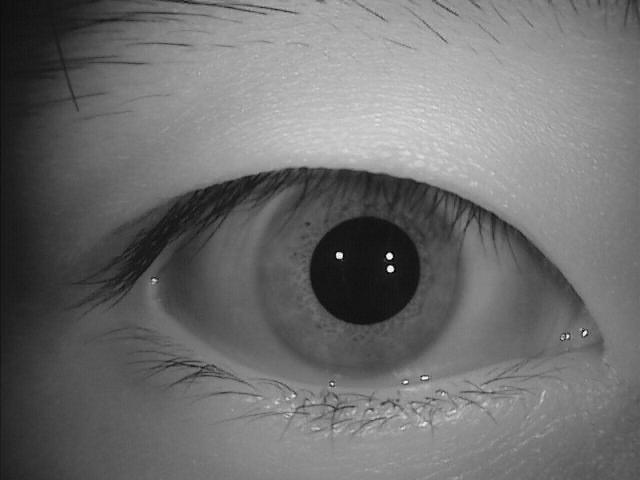
#> input picture Iris-Based Authentication and Key Agreement With Updatable Blind Credentials Complete Project src code/images/S2002R20.jpg, 640 x 480 px, found by its file name
$ python iris_recognition.py
#> lines starting #> are read from the running program, lines starting #| are printed output that depends on the picture; after the words box and inside, x2 and y2 are one past the last pixel; in counts of white or black regions, pixels touching at a corner belong together
import cv2
import numpy as np
import hashlib
from skimage.filters import gabor
import matplotlib.pyplot as plt

# Step 1: Load and preprocess the iris image
def preprocess_iris_image(image_path):
    # Read the image
#> called with image_path = 'images\\S2002R20.jpg'
    img = cv2.imread(image_path, cv2.IMREAD_GRAYSCALE)
#> img is the input picture: shape (480, 640); min 0, max 255, mean 110

    # Perform Gaussian blur to reduce noise
    blurred_img = cv2.GaussianBlur(img, (5, 5), 0)

    # Thresholding to isolate the iris (simplified, actual methods use segmentation algorithms)
    _, binary_img = cv2.threshold(blurred_img, 50, 255, cv2.THRESH_BINARY)
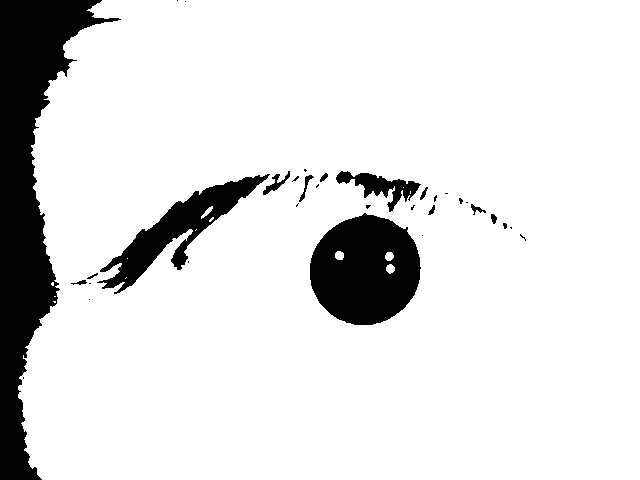
#> binary_img: shape (480, 640); 87.8% white; 33 black regions (20 under 20 px), largest, box (x1, y1, x2, y2) and area: (0, 0, 121, 480) 20922, (310, 213, 421, 325) 9328, (97, 174, 270, 294) 5194

    return binary_img

# Step 2: Extract features from the preprocessed image using Gabor filters
def extract_features(image):
    # Define Gabor filter parameters (you can tune these)
    frequency = 0.6  # Adjust the frequency for the iris pattern
    theta = 0        # Orientation of the Gabor filter

    # Apply Gabor filter
    real, imag = gabor(image, frequency=frequency, theta=theta)
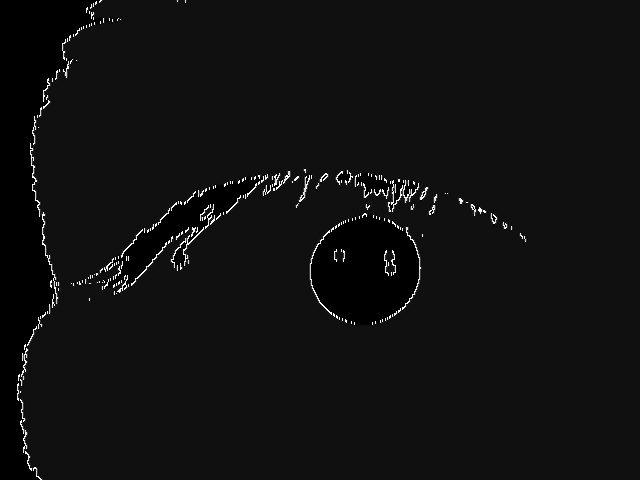
#> real: shape (480, 640); min 0, max 255, mean 16.8
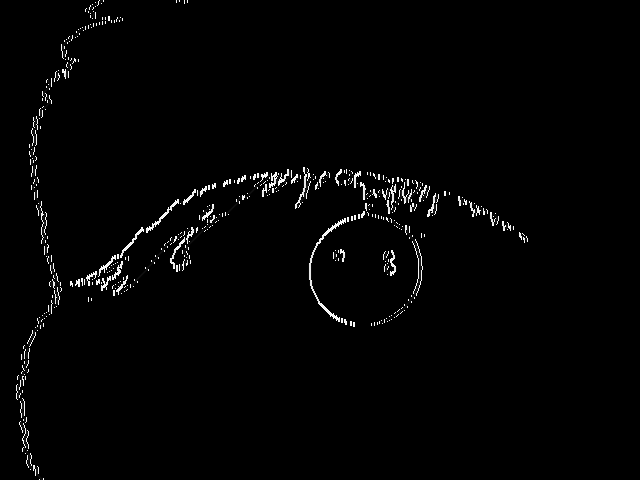
#> imag: shape (480, 640); min 0, max 255, mean 3.9

    # Combine real and imaginary parts to form the feature vector
    features = np.sqrt(real**2 + imag**2).flatten()

    # Normalize features
    normalized_features = (features - np.min(features)) / (np.max(features) - np.min(features))

    return normalized_features

# Step 3: Hash the feature vector to 256 bits using SHA-256
def hash_to_256_bits(features):
    # Convert the feature vector to a string
    feature_string = ''.join(map(str, features))

    # Hash the feature string using SHA-256
    sha256_hash = hashlib.sha256(feature_string.encode())

    # Convert the hash to a binary string (256 bits)
    hashed_binary_string = bin(int(sha256_hash.hexdigest(), 16))[2:].zfill(256)

    return hashed_binary_string

# Main function to process the iris image and generate a 256-bit code
def iris_image_to_256_bits(image_path):
    # Step 1: Preprocess the iris image
    preprocessed_image = preprocess_iris_image(image_path)

    # Step 2: Extract features from the image
    features = extract_features(preprocessed_image)

    # Step 3: Hash the features to get a 256-bit code
    iris_256_bit_code = hash_to_256_bits(features)

    return iris_256_bit_code


# iris_recognition.py

def extract_iris_code():

    return iris_256_bit_code


# Example usage with an iris image file
image_path = 'images\S2002R20.jpg'
iris_256_bit_code = iris_image_to_256_bits(image_path)
print("256-bit Iris Code:", iris_256_bit_code)
#> (printed output is left out)

# Optional: Display the preprocessed image
plt.imshow(cv2.imread(image_path, cv2.IMREAD_GRAYSCALE), cmap='gray')
plt.title('Preprocessed Iris Image')
plt.show()

$ run again, with Iris-Based Authentication and Key Agreement With Updatable Blind Credentials Complete Project src code/images/S2001R01.jpg copied over Iris-Based Authentication and Key Agreement With Updatable Blind Credentials Complete Project src code/images/S2002R20.jpg
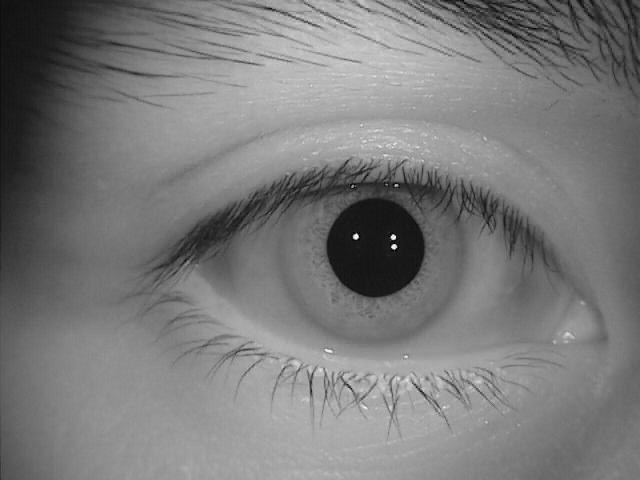
#> input picture Iris-Based Authentication and Key Agreement With Updatable Blind Credentials Complete Project src code/images/S2001R01.jpg, 640 x 480 px, found by its file name
#> in preprocess_iris_image, img is the input picture: shape (480, 640); min 0, max 255, mean 121.9
#> in preprocess_iris_image, `_, binary_img = cv2.threshold(blurred_img, 50, 255, cv2.THRESH_BINARY)`:
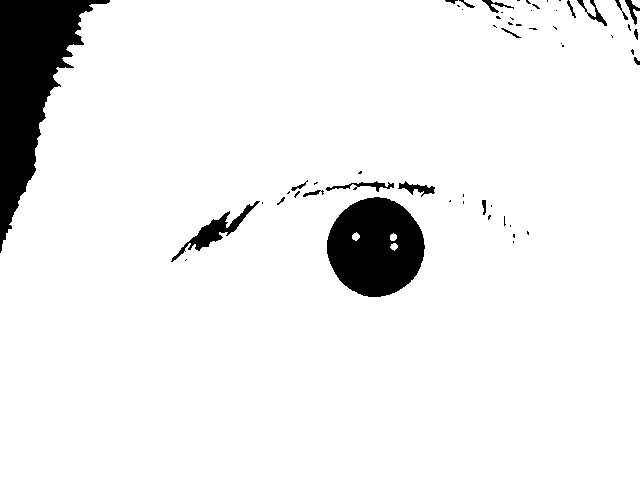
#> binary_img: shape (480, 640); 93.1% white; 57 black regions (38 under 20 px), largest, box (x1, y1, x2, y2) and area: (0, 0, 110, 253) 11193, (327, 197, 425, 297) 7364, (171, 201, 260, 262) 996
#> in extract_features, `real, imag = gabor(image, frequency=frequency, theta=theta)`:
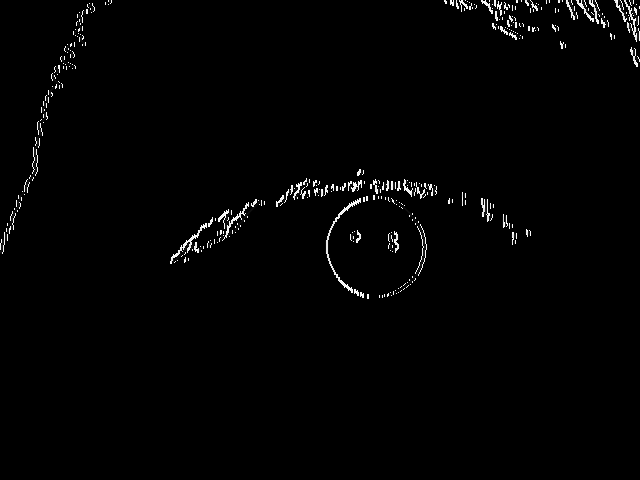
#> imag: shape (480, 640); min 0, max 255, mean 3.2
#> (printed output is left out)

$ run again, with Iris-Based Authentication and Key Agreement With Updatable Blind Credentials Complete Project src code/images/S2001R09.jpg copied over Iris-Based Authentication and Key Agreement With Updatable Blind Credentials Complete Project src code/images/S2002R20.jpg
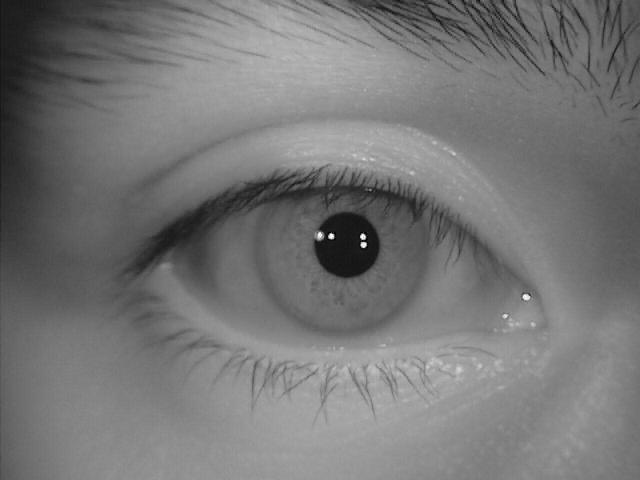
#> input picture Iris-Based Authentication and Key Agreement With Updatable Blind Credentials Complete Project src code/images/S2001R09.jpg, 640 x 480 px, found by its file name
#> in preprocess_iris_image, img is the input picture: shape (480, 640); min 0, max 255, mean 117.6
#> in preprocess_iris_image, `_, binary_img = cv2.threshold(blurred_img, 50, 255, cv2.THRESH_BINARY)`:
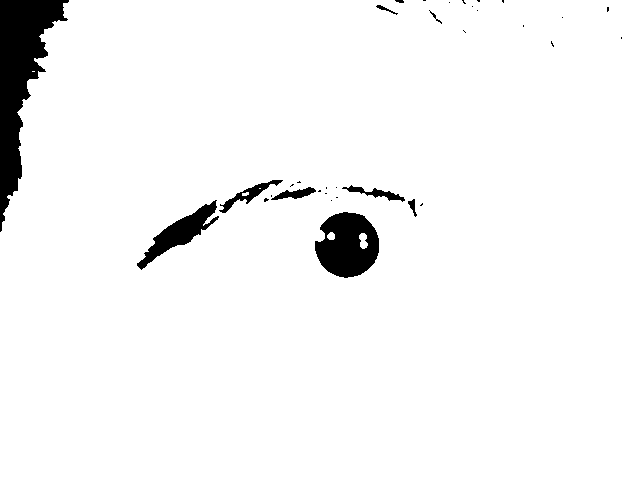
#> binary_img: shape (480, 640); 95.9% white; 34 black regions (24 under 20 px), largest, box (x1, y1, x2, y2) and area: (0, 0, 69, 232) 6558, (315, 212, 379, 278) 3047, (137, 200, 219, 270) 1622
#> in extract_features, `real, imag = gabor(image, frequency=frequency, theta=theta)`:
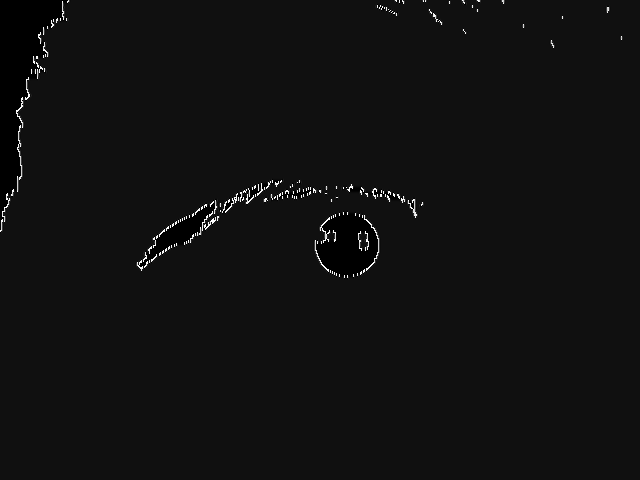
#> real: shape (480, 640); min 0, max 255, mean 16.8
#> (printed output is left out)

$ run again, with Iris-Based Authentication and Key Agreement With Updatable Blind Credentials Complete Project src code/images/S2002R01.jpg copied over Iris-Based Authentication and Key Agreement With Updatable Blind Credentials Complete Project src code/images/S2002R20.jpg
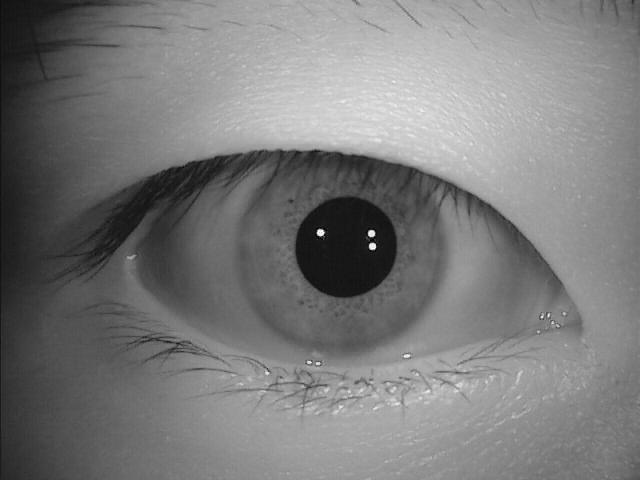
#> input picture Iris-Based Authentication and Key Agreement With Updatable Blind Credentials Complete Project src code/images/S2002R01.jpg, 640 x 480 px, found by its file name
#> in preprocess_iris_image, img is the input picture: shape (480, 640); min 0, max 255, mean 122
#> in preprocess_iris_image, `_, binary_img = cv2.threshold(blurred_img, 50, 255, cv2.THRESH_BINARY)`:
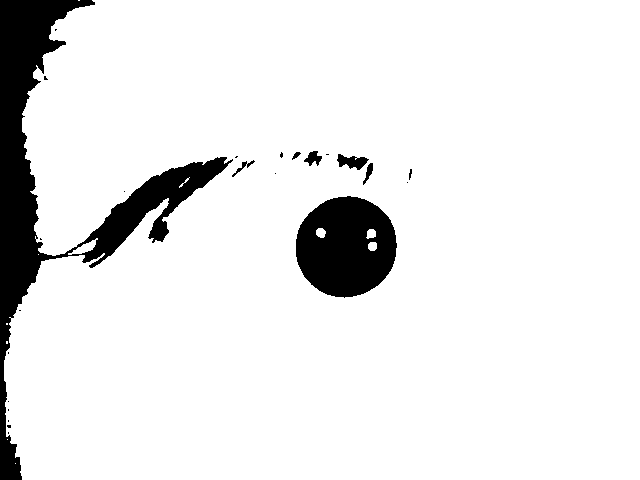
#> binary_img: shape (480, 640); 91.3% white; 24 black regions (16 under 20 px), largest, box (x1, y1, x2, y2) and area: (0, 0, 233, 480) 18314, (296, 196, 397, 298) 7778, (337, 154, 369, 170) 290
#> in extract_features, `real, imag = gabor(image, frequency=frequency, theta=theta)`:
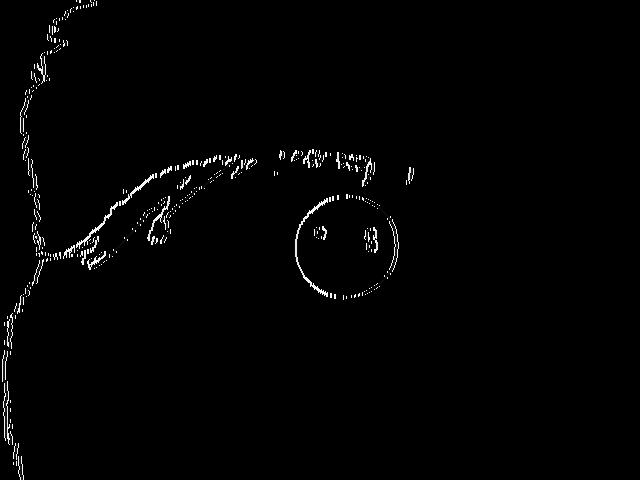
#> imag: shape (480, 640); min 0, max 255, mean 3.2
#> (printed output is left out)
